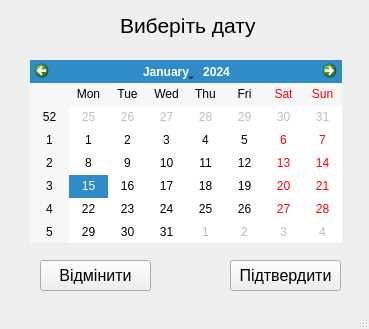
<?xml version="1.0" encoding="UTF-8"?>
<ui version="4.0">
 <class>MainWindow</class>
 <widget class="QMainWindow" name="MainWindow">
  <property name="geometry">
   <rect>
    <x>0</x>
    <y>0</y>
    <width>369</width>
    <height>329</height>
   </rect>
  </property>
  <property name="windowTitle">
   <string>MainWindow</string>
  </property>
  <widget class="QWidget" name="centralwidget">
   <widget class="QCalendarWidget" name="calendarWidget">
    <property name="geometry">
     <rect>
      <x>30</x>
      <y>60</y>
      <width>312</width>
      <height>183</height>
     </rect>
    </property>
   </widget>
   <widget class="QLabel" name="label">
    <property name="geometry">
     <rect>
      <x>120</x>
      <y>10</y>
      <width>151</width>
      <height>31</height>
     </rect>
    </property>
    <property name="font">
     <font>
      <pointsize>16</pointsize>
     </font>
    </property>
    <property name="text">
     <string>Виберіть дату</string>
    </property>
   </widget>
   <widget class="QPushButton" name="submit_button">
    <property name="geometry">
     <rect>
      <x>230</x>
      <y>260</y>
      <width>111</width>
      <height>31</height>
     </rect>
    </property>
    <property name="font">
     <font>
      <pointsize>12</pointsize>
     </font>
    </property>
    <property name="text">
     <string>Підтвердити</string>
    </property>
   </widget>
   <widget class="QPushButton" name="cancel_button">
    <property name="geometry">
     <rect>
      <x>40</x>
      <y>260</y>
      <width>111</width>
      <height>31</height>
     </rect>
    </property>
    <property name="font">
     <font>
      <pointsize>12</pointsize>
     </font>
    </property>
    <property name="text">
     <string>Відмінити</string>
    </property>
   </widget>
  </widget>
  <widget class="QStatusBar" name="statusbar"/>
 </widget>
 <resources/>
 <connections/>
</ui>
